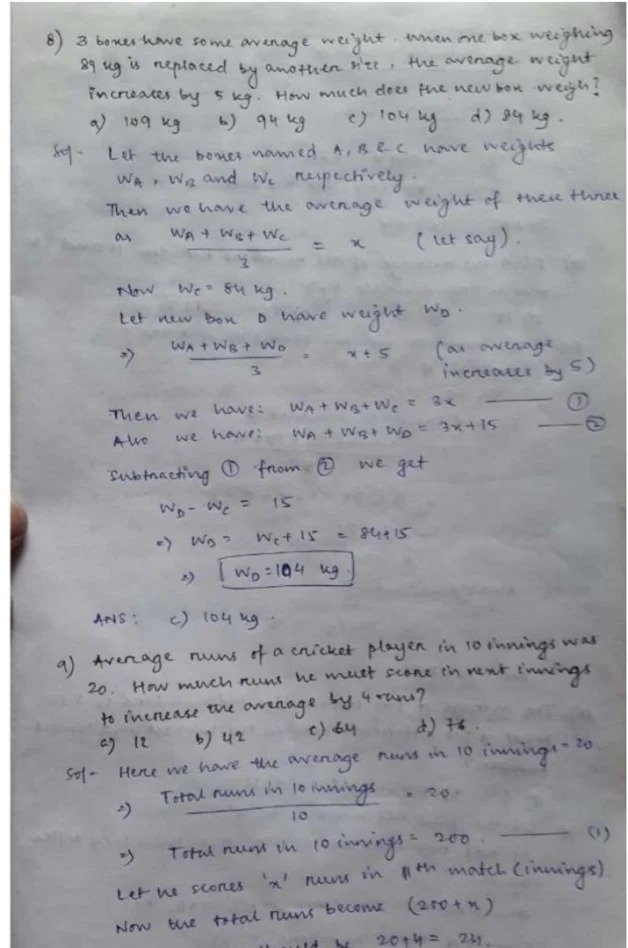
#> input picture Computer-Vision/test.jpg, 628 x 948 px
$ python TextExtraction.py
#> lines starting #> are read from the running program, lines starting #| are printed output that depends on the picture; after the words box and inside, x2 and y2 are one past the last pixel; in counts of white or black regions, pixels touching at a corner belong together
from PIL import Image
import pytesseract
import cv2
import os

pytesseract.pytesseract.tesseract_cmd = 'C:/Program Files (x86)/Tesseract-OCR/tesseract'
#TESSDATA_PREFIX='C:\Program Files (x86)\Tesseract-OCR'

image = cv2.imread('test.jpg')
#> image is the input picture: shape (948, 628, 3); mean B, G, R 161.5, 156.9, 156
'''
new = cv2.cvtColor(image, cv2.COLOR_BGR2HSV)
new[:,:,2] += 10
new = cv2.cvtColor(new, cv2.COLOR_HSV2BGR)'''
gray = cv2.cvtColor(image, cv2.COLOR_BGR2GRAY)

gray = cv2.threshold(gray, 0, 255, cv2.THRESH_BINARY | cv2.THRESH_OTSU)[1]
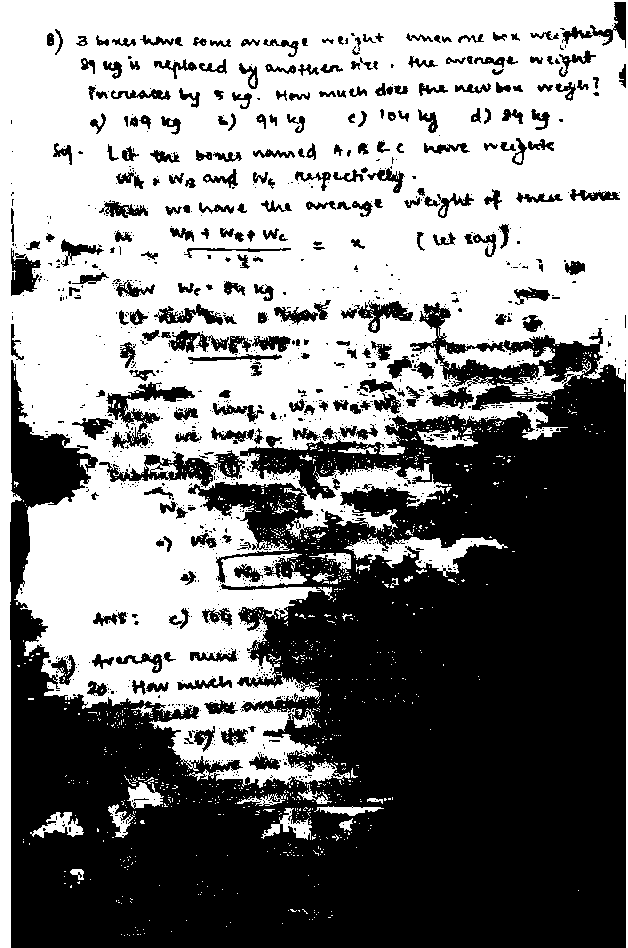
#> gray: shape (948, 628); 51.8% white; 1155 black regions (888 under 20 px), largest, box (x1, y1, x2, y2) and area: (10, 302, 626, 948) 246088, (99, 450, 245, 488) 2002, (106, 382, 195, 449) 1727
#gray = cv2.medianBlur(gray, 3)

cv2.imshow('img',gray)
cv2.imwrite('Rendered Document.jpg', gray)
#> (the run stopped early here; a loop or call above may not have finished)
